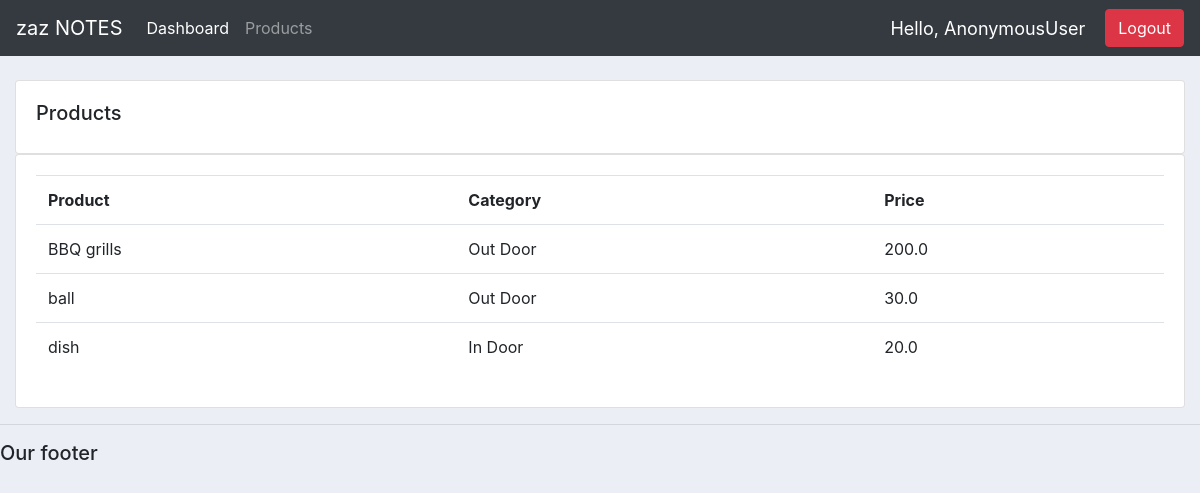
Screenshot of /products/ with the database file from the repository.
### accounts/models.py (models this page shows, shortened)
class Product(models.Model):
    CATEGORY = (
        ("In Door", "In Door"),
        ("Out Door", "Out Door")
    )
    name = models.CharField(max_length=200, null=True)
    price = models.FloatField(null=True)
    category = models.CharField(max_length=200, null=True, choices=CATEGORY)
    description = models.CharField(max_length=200, blank=True)
    date_created = models.DateTimeField(auto_now_add=True)
    tag = models.ManyToManyField(Tag)

### accounts/views.py (the view)
# urls.py: path('products/', views.products, name = 'products'),
def products(request):
    products = Product.objects.all()
    context = {'products': products}
    return render(request, 'accounts/products.html', context)

### accounts/templates/accounts/products.html
{%  extends 'accounts/main.html' %}
{% block content %}
		<br>
		<div class="row">
			<div class="col-md">
				<div class="card card-body">
					<h5>Products</h5>
				</div>
				<div class="card card-body">
					<table class="table">
						<tr>
							<th>Product</th>
							<th>Category</th>
							<th>Price</th>
						</tr>
						{% for i in products %}
						<tr>
						<td>{{i.name}}</td>
						<td>{{i.category}}</td>
						<td>{{i.price}}</td>
						</tr>
						{% endfor %}
					</table>
				</div>
			</div>
		</div>
{% endblock content %}

### accounts/static/css/main.css (style rules this page uses)
body { background-color: #ebeff5; }

### rows the page displays
Product: name "BBQ grills", category "Out Door", price "200.0"
Product: name "ball", category "Out Door", price "30.0"
Product: name "dish", category "In Door", price "20.0"

### other values shown
{{ request.user }} "AnonymousUser"
